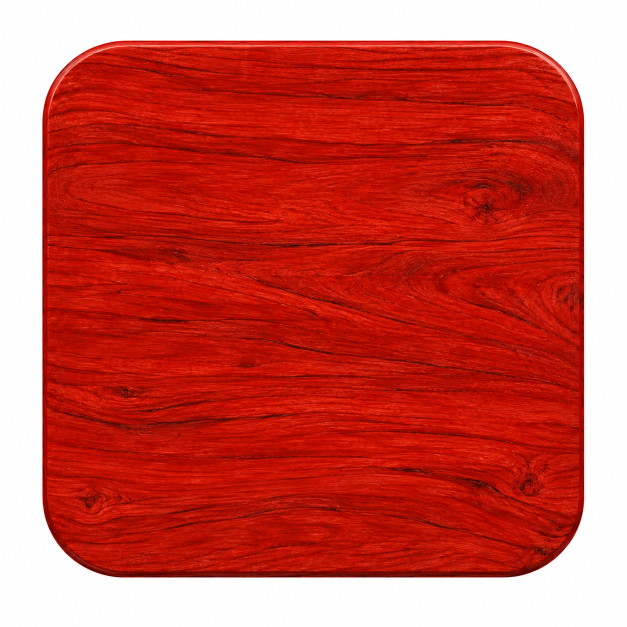
#> input picture gribnye_wood.png, 1254 x 1254 px (shown at 1/2 size); the run also reads 2 pictures not shown here
$ python generate_russia_wood_assets.py
#> lines starting #> are read from the running program, lines starting #| are printed output that depends on the picture; after the words box and inside, x2 and y2 are one past the last pixel; in counts of white or black regions, pixels touching at a corner belong together
### tools/generate_russia_app_icons.py
#!/usr/bin/env python3
"""Иконка приложения российской редакции — из `gribnye_icon.png`.

Исходник владельца: квадрат со скруглёнными углами — алая деревянная рама, белый мат, сцена с
двумя подосиновиками, вокруг белое поле.

Почему отдельный скрипт, а не `generate_app_icons.py`: тот разбирает мировую иконку по цветам
(«чёрные углы, тёмно-зелёный фон, золотая капля») и к этому исходнику неприменим ни одной
строкой.

## Раскладка по слоям: рама — это ФОН, а не картинка внутри иконки

Первая версия скрипта вписывала всю раму целиком в безопасную зону адаптивной иконки. Формально
правильно (ничего не срезается), а на устройстве плохо: лаунчер накладывает круглую маску, и
квадратная рама оказывалась вписанной в круг — квадрат в круге, с белым полем по углам (репорт
владельца 2026-09-26).

Причина, по которой «сделать отдельную круглую картинку» это не чинит: с Android 8 лаунчеры почти
не спрашивают `ic_launcher_round`, а берут ОБЫЧНУЮ адаптивную иконку и режут её своей маской —
круглой, сквиркл, каплей, по теме лаунчера. Второй файл в этом месте просто не участвует.

Чинит другая раскладка, она здесь и сделана:

- **фоновый слой — деревянное поле во всю площадь**. Маска режет дерево, а не картинку, и край
  иконки сам становится рамой — какой бы формы маску ни выбрал лаунчер;
- **передний слой — белый мат со сценой**, вписанный в безопасную зону.

Под круглой маской получается алый ободок с фотографией внутри, под сквирклом — то же самое
квадратнее. Рама перестаёт быть нарисованной и становится краем иконки.

## Откуда берётся деревянное поле

Растянуть исходную раму до краёв нельзя: её брусок — 50 точек из 1084, то есть 4.6% ширины. Чтобы
дерево дошло до углов холста, рама должна была бы раздуться настолько, что её внутреннее окно ушло
бы далеко за пределы холста.

**Если рядом лежит `gribnye_wood.png` — поле берётся оттуда**: с доски снимается белое поле
вокруг, отрезается фаска по периметру (иначе светлая кромка легла бы полосой поперёк иконки), и
остаток обрезается по центру до квадрата. Это основной путь: доска, нарисованная целиком, всегда
лучше того, что можно вытащить из полоски в тридцать три точки.

**Если файла нет — запасной путь**: тело верхнего бруска (без фаски сверху и тёмной кромки снизу)
увеличивается ИЗОТРОПНО до высоты холста и обрезается по центру. Изотропно, потому что оба
неизотропных варианта хуже: растяжение поперёк волокна смазывает его в длинные полосы, а
замощение с отражением оставляет видимый шов ровно посередине иконки. Цена изотропного пути —
мыло: 33 точки растут в 13 раз. Поле при этом получается ровным и без артефактов, то есть годным
как временное.

## Геометрия переднего слоя: медальон, а не мат

**Репорт владельца 2026-09-26, вторая итерация:** грибы мелкие, квадрат картинки вписан в круг.
Так и было: передним слоем шёл белый мат со сценой, вписанный в безопасный круг d=66dp. Потеря
на этом пути двойная и чисто геометрическая — квадрат, вписанный в круг, теряет в √2 (сторона
46.7 из 108), а внутри него ещё сколько-то съедает белое поле мата. До самих грибов доходило
меньше трети ширины иконки.

Круглая версия картинки это НЕ чинит: с Android 8 лаунчер берёт обычную адаптивную иконку и режет
её своей маской, а вписывать круг в круг — та же задача с тем же ответом.

Чинит отказ от квадрата: передний слой — **круглый кроп сцены, плотно взятый по грибам**, во весь
безопасный круг. Белый мат исчезает, дерево остаётся краем иконки при любой маске, а грибы
становятся примерно вдвое крупнее. Выбор владельца из двух путей; второй — вырезанные грибы с
альфой поверх дерева, он даёт ещё крупнее и без видимой границы круга, но требует отдельной
генерации арта без фона.

Кроп берётся от прямоугольника СЦЕНЫ (внутри мата), а не от всей картинки: рама и мат отыскиваются
сканированием от краёв, пока идут красное и белое. Центр ([SCENE_CENTER_X], [SCENE_CENTER_Y]) и радиус
([SCENE_RADIUS]) подобраны по раскладке вариантов: круг обязан вместить обе шляпки целиком —
срезанная шляпка читается как брак печати, а не как кадрирование, — и не набрать при этом пустого
неба по краям.

## iOS: та же мысль, но медальон квадратный

Apple накладывает маску сама и всегда ОДНУ И ТУ ЖЕ — squircle с радиусом ~22.4% стороны, — в
отличие от Android, где форму выбирает лаунчер. Поэтому под iOS не нужно ни отдельного фонового
слоя, ни круга: иконка собирается сразу готовой картинкой (`ios_icon`) — то же деревянное поле во
всю площадь плюс медальон со сценой, но **со скруглённым квадратом вместо круга**. Круг здесь был
бы даром отданной площадью: под известной заранее маской квадрат со скруглением не срезается, а
грибов в него входит заметно больше.

Медальон — [IOS_MEDALLION_RATIO] стороны, то есть до края иконки остаётся 11% ширины дерева: под
маской это и есть видимая рама. Что скругление медальона не попадёт под нож маски, проверяется
геометрией: крайняя точка его угловой дуги лежит в 219 точках от угла холста по диагонали, граница
маски — в 95 (при стороне 1024).

**Без альфа-канала** (`design.md`, раздел 14, и `.claude/rules/compose-resources.md`): прозрачность
в иконке App Store Connect отклоняет на загрузке, поэтому результат сохраняется как RGB.

Запуск:  python3 tools/generate_russia_app_icons.py
"""
from __future__ import annotations

import math
import os
from collections import deque

from PIL import Image

ROOT = os.path.dirname(os.path.dirname(os.path.abspath(__file__)))
SRC = os.path.join(ROOT, "gribnye_icon.png")
# Необязательный отдельный исходник деревянного поля. Есть — берётся он; нет — поле собирается
# из бруска самой рамы (хуже, см. `wood_field`).
WOOD_SRC = os.path.join(ROOT, "gribnye_wood.png")
RES = os.path.join(ROOT, "androidApp", "src", "russia", "res")
# Каталог ассетов российского таргета iOS (`iosApp/CLAUDE.md`, раздел про два таргета).
IOS_ICONSET = os.path.join(ROOT, "iosApp", "gribnye", "Assets.xcassets", "AppIcon.appiconset")
# Значок, нарисованный ВНУТРИ приложения (приветственный экран, заставка холодного старта), —
# не иконка лаунчера, а обычный ресурс Compose. Пара к `leshy_icon.webp` мировой редакции.
DRAWABLES = os.path.join(ROOT, "shared", "src", "commonMain", "composeResources", "drawable")
IN_APP_NAME = "gribnye_icon.webp"
# Та же сторона, что у `leshy_icon.webp`. Показывается в 112dp, то есть 336px на экране 3x, —
# запас на растяжение остаётся даже на 4x.
IN_APP_SIDE = 512

# (каталог, сторона слоя адаптивной иконки 108dp, сторона legacy-иконки 48dp)
DENSITIES = [
    ("mipmap-mdpi", 108, 48),
    ("mipmap-hdpi", 162, 72),
    ("mipmap-xhdpi", 216, 96),
    ("mipmap-xxhdpi", 324, 144),
    ("mipmap-xxxhdpi", 432, 192),
]

ADAPTIVE_CANVAS_DP = 108.0
# Радиус круга, внутрь которого не залезает ни одна системная маска.
ADAPTIVE_SAFE_RADIUS_DP = 33.0
# Legacy-иконка (API 24–25, адаптивных там нет): системной маски тоже нет, поэтому мат можно
# отпустить пошире — до края остаётся видимая рама из того же дерева.
# Доля стороны legacy-иконки под медальон. Больше прежних матовых долей: круглая картинка на
# квадратной подложке может подойти к краю ближе, чем квадратная, — у неё нет углов, которые
# упёрлись бы в кромку.
LEGACY_MEDALLION_RATIO = 0.80
LEGACY_ROUND_MEDALLION_RATIO = 0.74

# iOS: единственный файл 1024×1024, маску Apple накладывает сама.
IOS_SIDE = 1024
# Сторона медальона долей стороны иконки и радиус его скругления долей его собственной стороны.
# Обоснование обоих чисел — в докстринге модуля, раздел про iOS.
IOS_MEDALLION_RATIO = 0.78
IOS_MEDALLION_RADIUS = 0.18

# Центр кропа в долях сцены и его радиус в долях её ширины. Подобраны по раскладке четырёх
# вариантов: круг обязан вместить обе шляпки целиком (срезанная шляпка читается как брак печати),
# и при этом не набрать пустого неба по краям. Правее и ниже геометрического центра — пара грибов
# в кадре смещена туда.
SCENE_CENTER_X = 0.51
SCENE_CENTER_Y = 0.52
SCENE_RADIUS = 0.42
# Какую долю бруска отрезать с концов, чтобы не захватить скруглённые углы рамы.
BAR_END_TRIM = 0.18
# Доли высоты бруска, занятые светлой фаской сверху и тёмной кромкой снизу.
BAR_BEVEL_TOP = 0.26
BAR_BEVEL_BOTTOM = 0.10
# Насколько отступить внутрь от края доски в `gribnye_wood.png`. Доска нарисована со скруглёнными
# углами и светлой фаской по периметру; отступ на её радиус оставляет прямоугольник, целиком
# лежащий внутри древесины.
WOOD_BEVEL_INSET = 0.12


# [4 lines left out: function is_wood, not called in this run]


def is_field(p) -> bool:
    """Белое поле вокруг рамы. Порог с запасом: в исходнике оно 253, а не 255."""
    r, g, b = p[0], p[1], p[2]
    return min(r, g, b) >= 240 and (max(r, g, b) - min(r, g, b)) <= 12


# [27 lines left out: functions runs, frame_bars, not called in this run]


def center_square(im: Image.Image, side: int) -> Image.Image:
    """Квадрат side×side из центра [im], вписанный без искажения пропорций."""
    k = side / min(im.size)
    scaled = im.resize((max(side, int(round(im.width * k))), max(side, int(round(im.height * k)))), Image.LANCZOS)
    x0 = (scaled.width - side) // 2
    y0 = (scaled.height - side) // 2
    return scaled.crop((x0, y0, x0 + side, y0 + side))


def trimmed_board(wood: Image.Image) -> Image.Image:
    """Доска без белого поля вокруг и без фаски по периметру."""
    _, (minx, miny, maxx, maxy) = field_flood(wood)
    inset = int(min(maxx - minx, maxy - miny) * WOOD_BEVEL_INSET)
    return wood.crop((minx + inset, miny + inset, maxx - inset + 1, maxy - inset + 1))


# [57 lines left out: functions wood_field, scene_box, scene_square, not called in this run]


def medallion_layer(im: Image.Image) -> Image.Image:
    """Круглый кроп сцены — передний слой адаптивной иконки Android. Разбор — в докстринге модуля."""
    return circular(scene_square(im))


# [74 lines left out: functions fitted, circular, rounded, ios_icon, in_app_icon, not called in this run]


def field_flood(im: Image.Image) -> tuple[bytearray, tuple[int, int, int, int]]:
    """Заливка белого поля от краёв картинки: маска поля и рамка того, что в него не попало."""
    w, h = im.size
#> w = 1254; h = 1254
    px = im.load()
    seen = bytearray(w * h)
    q: deque[tuple[int, int]] = deque()

    def push(x: int, y: int) -> None:
        if 0 <= x < w and 0 <= y < h and not seen[y * w + x] and is_field(px[x, y]):
            seen[y * w + x] = 1
            q.append((x, y))

    for x in range(w):
        push(x, 0)
        push(x, h - 1)
    for y in range(h):
        push(0, y)
        push(w - 1, y)
    while q:
        x, y = q.popleft()
        push(x + 1, y)
        push(x - 1, y)
        push(x, y + 1)
        push(x, y - 1)

    minx, miny, maxx, maxy = w, h, -1, -1
    for y in range(h):
        row = y * w
        for x in range(w):
            if not seen[row + x]:
                minx = min(minx, x)
                maxx = max(maxx, x)
                miny = min(miny, y)
                maxy = max(maxy, y)
#> in trimmed_board, wood is the input picture: PIL image 1254x1254 RGB; mean R, G, B 202.5, 82.5, 73.5
#> in trimmed_board, `return wood.crop((minx + inset, miny + inset, maxx - inset + 1, maxy -..`:
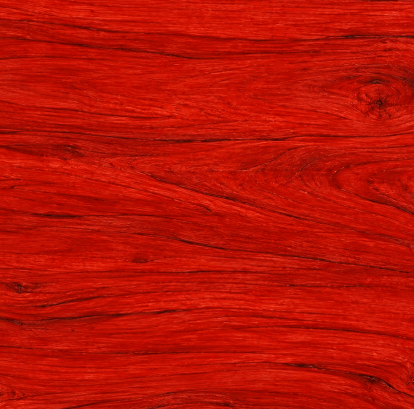
#> returned value: PIL image 827x818 RGB (shown at 1/2 size); mean R, G, B 185.3, 17.4, 4.7
    return seen, (minx, miny, maxx, maxy)


# [53 lines left out: function main, not called in this run]


# [2 lines that do not run on import are left out]

### tools/generate_russia_wood_assets.py
#!/usr/bin/env python3
"""Деревянные ассеты российской редакции: жетон, земля экрана, доска карточек, доска кнопок.

Что делает:

- `badge_wood.webp` — жетон 192px под СТОКОВЫЙ глиф Material (`design.md`, разделы 3 и 9);
  он же подложка кнопок-значков «+»/«−» и боковых кнопок «Записи»;
- `ground_light.webp` / `ground_dark.webp` — полноэкранная текстура земли для светлой и
  тёмной темы (`design.md`, раздел 7);
- `card_light.webp` / `card_dark.webp` — доска карточек: тот же материал, **другая доска**;
- `button_wood.webp` — тёмная доска под заливные кнопки, белая подпись поверх.

## Почему досок несколько, а не одна на всё

Земля, карточка и кнопка обязаны различаться, иначе карточка на земле не читается как
отдельный предмет, а кнопка — как нажимаемая. Различаются двумя вещами сразу, и обе нужны:
**тоном** (карточка светлее земли, кнопка заметно темнее обеих) и **направлением волокна** —
у земли доски идут вертикально, у карточек поперёк. Одного тона мало: на стыке двух кусков
дерева с одинаковым рисунком глаз видит пятно, а не край предмета.

Исходники лежат в корне репозитория, требования к ним — `docs/russia-edition/brief-wood-boards.md`.

## Почему подложка, а не перекрашенный значок

Монохромный значок на фоне отличается от монохромного значка на фоне ровно цветом. Значок на
деревянном жетоне отличается материалом — это тот самый «сдвиг восприятия при том же содержимом»,
ради которого затеяна вся редакция, и стоит он один файл на всё приложение.

## Геометрия жетона

192 точки — тот же размер, что у остальных служебных значков приложения (корневой `CLAUDE.md`:
потолок ширины обязан быть у любого растра, и для служебных значков он 192px).

Скругление — 4dp из 36dp видимого размера жетона, то есть 11% стороны: ровно тот радиус, что у
всех прямых углов редакции (`LeshyTokens.shapeButton`). Тонкая тёмная рама по периметру отделяет
жетон от земли, на которой он лежит: земля тоже тёплая, и без рамы край терялся бы.

Тени нет намеренно. Тень пришлось бы рисовать в растре, то есть под один цвет фона; на тёмной
теме она стала бы грязным ореолом.

## Масштаб волокна: [BADGE_ZOOM]

Первая доска (`gribnye_wood.png`, она же рама иконки) в жетоне 38dp читалась плоским красным
квадратом — волокно на ней слишком частое, и при сжатии всей доски в 192px оно схлопывается в
ровный тон. Правило брифа: самая мелкая различимая деталь не меньше одной двенадцатой стороны
в том размере, в котором картинка ПОКАЗЫВАЕТСЯ.

Отсюда два независимых рычага, и нужны оба: доска с крупным волокном
(`gribnye_wood_badge.png`) и [BADGE_ZOOM] — в жетон идёт не вся доска, а её центральная часть.
Зум х2 проверен раскладкой «жетон, отрисованный в 114px (38dp на 3x-экране), увеличенный
nearest-ом»: на х1 волокно есть, но мелкое, на х3–х4 в кадр попадают широкие тёмные полосы,
которые на одном жетоне читаются как пятно, а не как фактура.

## Тон земли подстраивается кодом, а не промптом

Генеративная модель попадает в фактуру, но не в тон: у присланной светлой земли средний цвет
`#E8CBA1` против `#E8D9BE` из палитры (`design.md`, раздел 4), у тёмной `#2E2014` против
`#211A12`. Земля обязана лечь НА МЕСТО сплошной заливки `background`, а не сменить её, поэтому
[match_tone] сдвигает средний цвет в нужный и заодно поджимает разброс светлоты до ~8% —
требование раздела 7 `design.md`: на земле лежат карточки и подписи, и фактура не должна с ними
спорить.

Запуск:  python3 tools/generate_russia_wood_assets.py
"""
from __future__ import annotations

import os
import sys

from PIL import Image, ImageDraw, ImageStat

ROOT = os.path.dirname(os.path.dirname(os.path.abspath(__file__)))
sys.path.insert(0, os.path.join(ROOT, "tools"))

from generate_russia_app_icons import WOOD_SRC, center_square, trimmed_board  # noqa: E402

OUT = os.path.join(ROOT, "shared", "src", "commonMain", "composeResources", "drawable")

# Доска под жетон — своя, с крупным волокном. Рама иконки (`WOOD_SRC`) остаётся запасным
# вариантом: на ней жетон тоже соберётся, просто будет плоским, как было до 2026-09-26.
BADGE_SRC = os.path.join(ROOT, "gribnye_wood_badge.png")
GROUND_LIGHT_SRC = os.path.join(ROOT, "gribnye_ground_light.png")
GROUND_DARK_SRC = os.path.join(ROOT, "gribnye_ground_dark.png")

BADGE_NAME = "badge_wood.webp"
GROUND_LIGHT_NAME = "ground_light.webp"
GROUND_DARK_NAME = "ground_dark.webp"
CARD_LIGHT_NAME = "card_light.webp"
CARD_DARK_NAME = "card_dark.webp"
BUTTON_NAME = "button_wood.webp"

SIDE = 192
CORNER_RATIO = 4.0 / 36.0
BORDER_RATIO = 0.018
# Насколько затемнить дерево под рамку. Не чёрный контур: край жетона должен читаться как
# фаска той же доски, а не как обводка поверх неё.
BORDER_DARKEN = 0.55
# Сглаживание краёв: маска строится крупнее и уменьшается, иначе скругление выйдет ступеньками.
SUPERSAMPLE = 4
# Во сколько раз увеличить волокно: в жетон идёт центральная 1/BADGE_ZOOM доска. Разбор — в
# докстринге модуля.
BADGE_ZOOM = 2.0

# Цели из `design.md`, раздел 4 (палитра) и раздел 7 (текстуры).
GROUND_LIGHT_TARGET = (0xE8, 0xD9, 0xBE)
GROUND_DARK_TARGET = (0x21, 0x1A, 0x12)
GROUND_SPREAD = 0.08

# Карточка светлее земли в светлой теме и светлее её же в тёмной — предмет, лежащий НА земле,
# ловит больше света, чем она. Значения совпадают с `surface`/`surfaceBright` палитры редакции
# (`RussiaColors.kt`): текстура подменяет заливку, а не вводит третий тон.
CARD_LIGHT_TARGET = (0xF4, 0xE9, 0xD6)
CARD_DARK_TARGET = (0x36, 0x2C, 0x20)
# Размер доски карточек: карточки узкие и невысокие, вся доска целиком в них не показывается —
# хватает куска, кратно меньшего земли. Больше — только вес файла.
CARD_SIZE = (720, 720)

# Кнопка — та же доска, что жетон: подложка значка и подложка кнопки обязаны быть одним
# материалом, иначе ряд кнопок и ряд значков читаются как разные продукты.
BUTTON_SIZE = (512, 192)


def rounded_mask(side: int, radius: int) -> Image.Image:
    big = Image.new("L", (side * SUPERSAMPLE, side * SUPERSAMPLE), 0)
    ImageDraw.Draw(big).rounded_rectangle(
        (0, 0, big.width - 1, big.height - 1), radius=radius * SUPERSAMPLE, fill=255
    )
    return big.resize((side, side), Image.LANCZOS)


def zoomed_center(board: Image.Image, zoom: float) -> Image.Image:
    """Центральный квадрат доски со стороной 1/[zoom] — увеличение волокна без потери фактуры."""
#> called with zoom = 2
    if zoom <= 1.0:
        return board
    s = min(board.size) / zoom
    x0 = (board.width - s) / 2
    y0 = (board.height - s) / 2
    return board.crop((int(x0), int(y0), int(x0 + s), int(y0 + s)))
#> returned value: PIL image 409x409 RGB


def luma_span(im: Image.Image) -> tuple[int, int, int]:
    """Первый процентиль, медиана и девяносто девятый по светлоте.

    Проценты, а не min/max: одинокий тёмный пиксель не должен решать, насколько жать контраст.
    """
    hist = im.convert("L").histogram()
    total = sum(hist)

    def pct(p: float) -> int:
        want, acc = total * p, 0
        for value, count in enumerate(hist):
            acc += count
            if acc >= want:
                return value
        return 255

    return pct(0.01), pct(0.5), pct(0.99)


def match_tone(im: Image.Image, target: tuple[int, int, int], spread: float) -> Image.Image:
    """Сдвигает средний цвет [im] в [target] и поджимает разброс светлоты до [spread] от шкалы.

    Каждый канал преобразуется одним и тем же линейным законом `v → target + (v − mean) * k`,
    поэтому оттенок древесины сохраняется, меняются только общий тон и глубина фактуры.
    """
    p1, _, p99 = luma_span(im)
    current = (p99 - p1) / 255.0
    k = 1.0 if current <= spread else spread / current
    means = ImageStat.Stat(im).mean
    channels = []
    for ch, mean, aim in zip(im.split(), means, target):
        channels.append(ch.point(lambda v, m=mean, a=aim: max(0, min(255, int(round(a + (v - m) * k))))))
    return Image.merge("RGB", channels)


def build_badge() -> None:
    src = BADGE_SRC if os.path.exists(BADGE_SRC) else WOOD_SRC
    if not os.path.exists(src):
        raise SystemExit(f"нет {src} — жетон делать не из чего")
    board = trimmed_board(Image.open(src).convert("RGB"))
    wood = center_square(zoomed_center(board, BADGE_ZOOM), SIDE)
#> in center_square, `scaled = im.resize((max(side, int(round(im.width * k))), max(side, int..`:
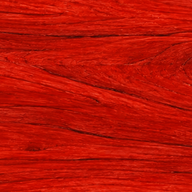
#> scaled: PIL image 192x192 RGB; mean R, G, B 186.2, 18.2, 5.2

    radius = max(1, int(round(SIDE * CORNER_RATIO)))
    border = max(1, int(round(SIDE * BORDER_RATIO)))

    # Рамка — то же дерево, притемнённое, а не отдельный цвет: так она остаётся частью доски.
    darker = wood.point(lambda v: int(v * BORDER_DARKEN))
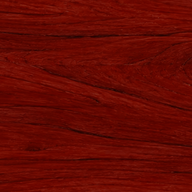
#> darker: PIL image 192x192 RGB; mean R, G, B 102, 9.6, 2.4
    inner = Image.composite(
        Image.new("L", (SIDE, SIDE), 255), Image.new("L", (SIDE, SIDE), 0),
        rounded_mask(SIDE - 2 * border, max(1, radius - border)).crop(
            (-border, -border, SIDE - border, SIDE - border)
        ),
    )
#> in rounded_mask, `ImageDraw.Draw(big).rounded_rectangle( (0, 0, big.width - 1, big.heigh..`:
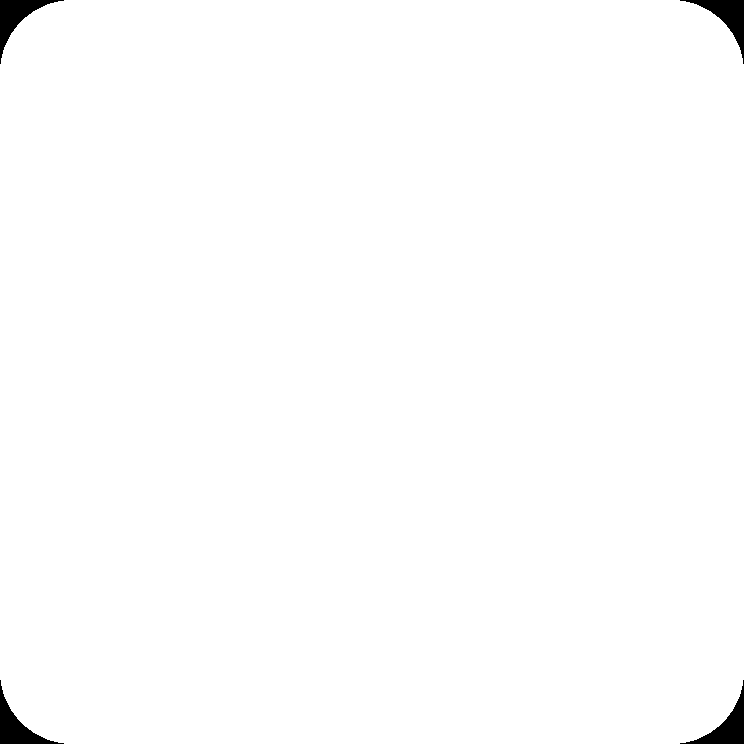
#> big: PIL image 744x744 L; 99.2% white; 4 black regions, box (x1, y1, x2, y2) and area: (0, 0, 64, 64) 1133, (680, 0, 744, 64) 1133, (0, 680, 64, 744) 1133, (680, 680, 744, 744) 1133
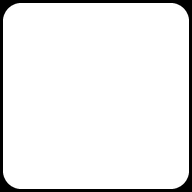
#> inner: PIL image 192x192 L; min 0, max 255, mean 237.4
    face = Image.composite(wood, darker, inner)
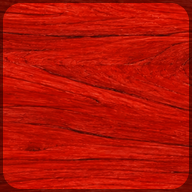
#> face: PIL image 192x192 RGB; mean R, G, B 180.2, 17.6, 4.9
    face.putalpha(rounded_mask(SIDE, radius))
#> call 2 of rounded_mask, with side = 192, radius = 21
#> in rounded_mask (call 2), `ImageDraw.Draw(big).rounded_rectangle( (0, 0, big.width - 1, big.heigh..`:
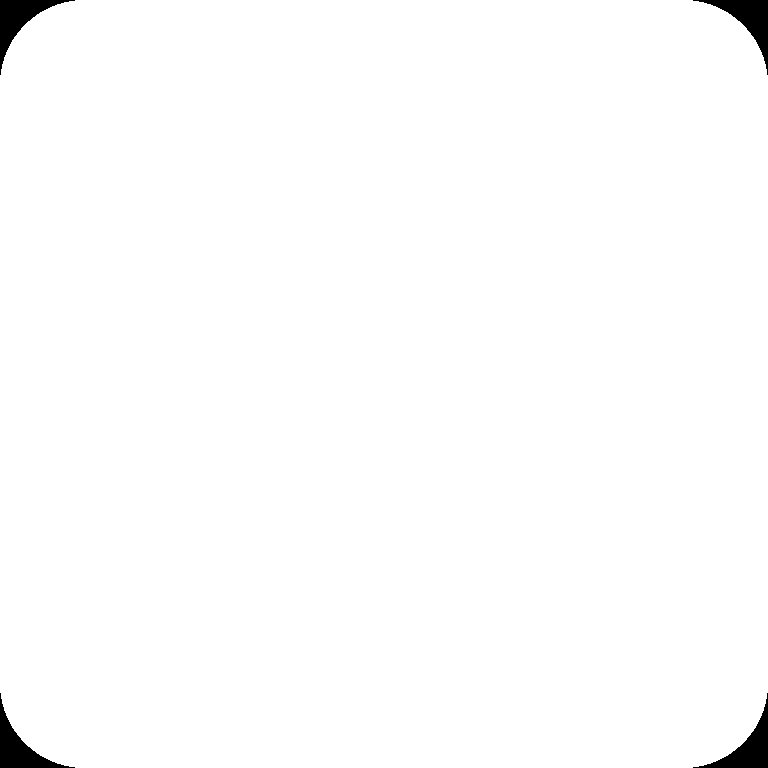
#> big: PIL image 768x768 L; 99% white; 4 black regions, box (x1, y1, x2, y2) and area: (0, 0, 75, 75) 1539, (693, 0, 768, 75) 1539, (0, 693, 75, 768) 1539, (693, 693, 768, 768) 1539
#> face: PIL image 192x192 RGBA
#> (the rest of the program and of its run is left out)
